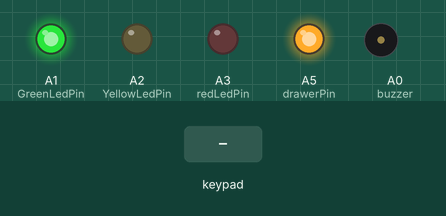
This sketch was run on a simulated Arduino Uno, built with avr-gcc and run on an emulated ATmega328P. On the bench: output pins drawn as LEDs (lit = HIGH), buzzer (waves = sounding, pin HIGH). The inputs (shaded band) are chosen by the test bench. WiFi joins after 1.5 s; servers stay silent unless stated; uploads are accepted with an empty reply; what the sketch prints to the serial monitor is not drawn.

Above: at 2.7 s.
2.8 s: key 'A' pressed
At 3.16 s:
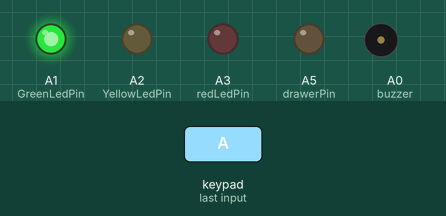
4.7 s: keypad keys 9 8 7 6 pressed 0.4 s apart
At 4.91 s:
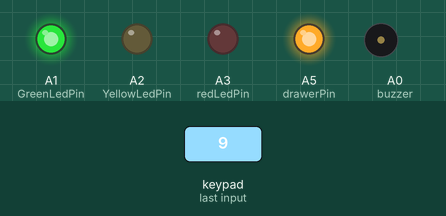
Timing chart, 0 to 7.7 s (numbered marks = the images above; inputs shaded):
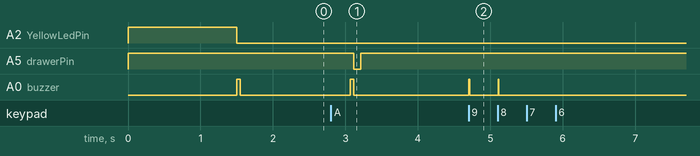

Measured:
- after the input at 2.8 s, A5 (drawerPin): HIGH → LOW after 0.31 s, → HIGH 0.10 s later; A0 (buzzer): LOW → HIGH after 0.27 s, → LOW 0.05 s later
- after the input at 4.7 s, A0 (buzzer): alternates HIGH for 0.01 s and LOW for 0.39 s, 4 changes in all, then stays LOW, starting at once

The sketch:

arduinoTestNet-keypad-relay.ino
```cpp
#include <Keypad.h>
#include <SPI.h>
#include <Ethernet.h>

const byte ROWS = 4; //four rows
const byte COLS = 4; //three columns
char keys[ROWS][COLS] = {
        {'1','2','3','A'},
        {'4','5','6','B'},
        {'7','8','9','C'},
        {'*','0','#','D'}
        };
byte rowPins[ROWS] = {5, A4, 3, 2}; //connect to the row pinouts of the keypad
byte colPins[COLS] = {9, 8, 7, 6}; //connect to the column pinouts of the keypad

Keypad keypad = Keypad( makeKeymap(keys), rowPins, colPins, ROWS, COLS );
byte drawerPin = A5;
byte redLedPin = A3;
byte YellowLedPin = A2;
byte GreenLedPin = A1;
byte buzzer = A0;

char server[] = "10.42.0.1";
////setup ethernet
byte mac[] = {
  0xDE, 0xAD, 0xBE, 0xEF, 0xFE, 0xED
};

EthernetClient client;

boolean blink = false;
char count[4];

unsigned long timer; // the timer
unsigned long INTERVAL = 5000; // the repeat interval

void setup(){
  Serial.begin(9600);
  pinMode(drawerPin, OUTPUT);
  pinMode(redLedPin, OUTPUT);
  pinMode(YellowLedPin, OUTPUT);
  pinMode(GreenLedPin, OUTPUT);  // sets the digital pin as output
  pinMode(buzzer, OUTPUT);
  digitalWrite(redLedPin,LOW);
  digitalWrite(YellowLedPin,HIGH);
  digitalWrite(GreenLedPin,LOW);
  digitalWrite(buzzer,LOW);
  digitalWrite(drawerPin, HIGH);   // sets the LED on
  keypad.addEventListener(keypadEvent); //add an event listener for this keypad     ////set yellow led indcate device waiting status
  if(Ethernet.begin(mac) == 0) {
    Serial.println("Failed to configure Ethernet using DHCP");
    digitalWrite(YellowLedPin,LOW);
    digitalWrite(redLedPin,HIGH);    /////set red led indcate fail status
  }else{
    Serial.println("started");
    Serial.println(Ethernet.localIP());
    digitalWrite(YellowLedPin,LOW);
    digitalWrite(GreenLedPin,HIGH);
    buzzerSec();
    timer = millis(); // start timer   ////Set green led indcate device working status
  }
}

void loop(){
  char key = keypad.getKey();
  Ethernet.maintain();
  if ((millis()-timer) > INTERVAL) {
      timer = millis();// reset timer by moving it along to the next interval
      if(!client.connect(server, 8080)) {
        client.stop();
        Serial.println("disconnected check server");
        digitalWrite(redLedPin,HIGH);
        digitalWrite(GreenLedPin,LOW);     /////set red led indcate fail status
      }else{
        client.stop();
        digitalWrite(redLedPin,LOW);
        digitalWrite(GreenLedPin,HIGH);
        Serial.println("connected everything ok...");////Set green led indcate device working status
      }
    }
}

//take care of some special events
void keypadEvent(KeypadEvent key){
  switch (keypad.getState()){
    case PRESSED:
      switch (key){
        case '#': break;
        case '*': count[0] = 0; break;
        case 'A': sendInfo(count,"A"); break;
        case 'B': sendInfo(count,"B"); break;
        case 'C': sendInfo(count,"C"); break;
        case 'D': break;
        default: total(key);
        break;
      }
    break;
  }
}

void sendInfo(String N,String T){
  client.stop();
  String data="count="+N+"&type="+T;
  if (client.connect(server, 8080)) {
    client.println("POST / HTTP/1.1");
    client.println("Connection: close");
    client.println("Content-Type: application/x-www-form-urlencoded");
    client.print("Content-Length: ");
    client.println(data.length());
    client.println();
    client.println(data);
  }else {
    buzzerFail();
    Serial.println("connection failed");
  }

  if(client.connected()) {
    buzzerSec();
    digitalWrite(drawerPin,LOW);
    delay(100);
    digitalWrite(drawerPin,HIGH);
    client.stop();
  }
  count[0] = 0;
}

void total(char number){
  if(!(strlen(count) == 0 && number == '0')){
    if(strlen(count) <= 1){
      strncat(count, &number, 1);
      buzz();
    }
  }
}

void buzzerSec(){
  digitalWrite(buzzer,HIGH);
  delay(20);
  digitalWrite(buzzer,LOW);
  delay(5);
  digitalWrite(buzzer,HIGH);
  delay(20);
  digitalWrite(buzzer,LOW);
}

void buzzerFail(){
  digitalWrite(buzzer,HIGH);
  delay(5);
  digitalWrite(buzzer,LOW);
  delay(5);
  digitalWrite(buzzer,HIGH);
  delay(5);
  digitalWrite(buzzer,LOW);
}

void buzz(){
  digitalWrite(buzzer,HIGH);
  delay(10);
  digitalWrite(buzzer,LOW);
}
```
